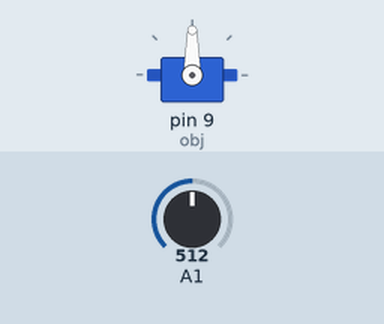
Bench run of a sketch on a simulated Arduino Uno, built with avr-gcc and run on an emulated ATmega328P. On the bench: servo. The inputs (shaded band) are chosen by the test bench; at power-on: A1 = 512.

Above: at 1.2 s.
1.3 s: A1 set to 716
At 2.4 s:
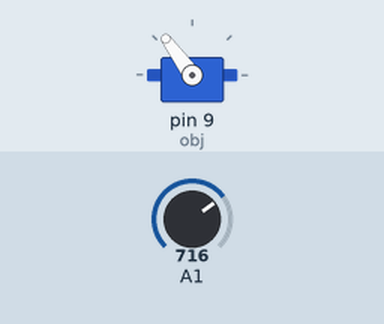
2.8 s: A1 set to 306
At 3.3 s:
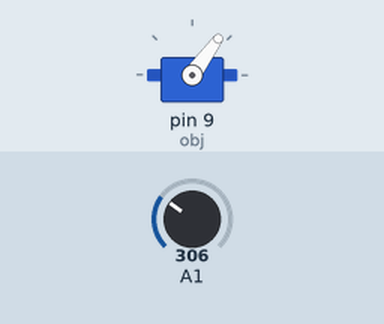
4.3 s: A1 set to 511
At 5.3 s:
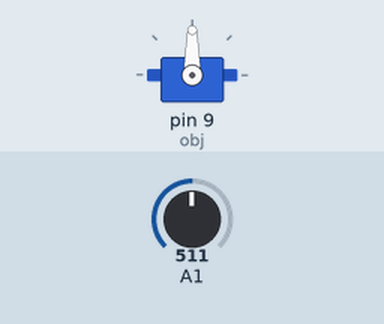
Timing chart, 0 to 7.3 s (numbered marks = the images above; inputs shaded):
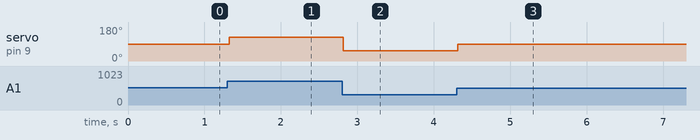

Measured:
- after the input at 1.3 s, servo on pin 9 (obj): 90° → 126° at once
- after the input at 2.8 s, servo on pin 9 (obj): 126° → 54° at once
- after the input at 4.3 s, servo on pin 9 (obj): 54° → 90° at once

The sketch:

Servomyone.ino
```cpp
#include <Servo.h>

Servo obj;
int val;
int val1;
void setup() {
  // put your setup code here, to run once:
obj.attach(9);
}

void loop() {
  // put your main code here, to run repeatedly
val= analogRead(1);
val1=map(val,250,850,45,150);
if (val1>=45&&val1<=150)
{
obj.write(val1);
delay(15);
}
if (val1<=45&&val1>=150)
{
obj.detach();
}
else
{
  obj.attach(9);
}
}
```
